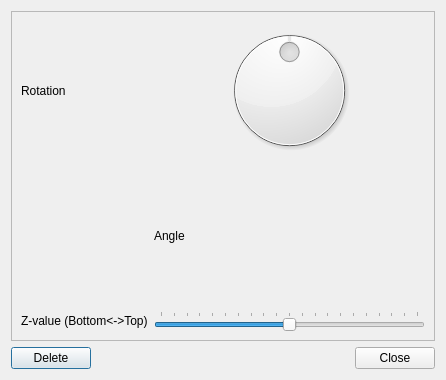
<?xml version="1.0" encoding="UTF-8"?>
<ui version="4.0">
 <class>EditItemDialog</class>
 <widget class="QDialog" name="EditItemDialog">
  <property name="geometry">
   <rect>
    <x>0</x>
    <y>0</y>
    <width>446</width>
    <height>380</height>
   </rect>
  </property>
  <property name="windowTitle">
   <string>Dialog</string>
  </property>
  <layout class="QVBoxLayout" name="verticalLayout_2">
   <item>
    <widget class="QScrollArea" name="scrollArea">
     <property name="widgetResizable">
      <bool>true</bool>
     </property>
     <widget class="QWidget" name="scrollAreaWidgetContents">
      <property name="geometry">
       <rect>
        <x>0</x>
        <y>0</y>
        <width>426</width>
        <height>325</height>
       </rect>
      </property>
      <layout class="QVBoxLayout" name="verticalLayout">
       <item>
        <layout class="QGridLayout" name="itemPropertiesGrid">
         <item row="0" column="0">
          <widget class="QLabel" name="label">
           <property name="text">
            <string>Rotation</string>
           </property>
          </widget>
         </item>
         <item row="0" column="1">
          <widget class="QDial" name="rotationDial">
           <property name="minimum">
            <number>-180</number>
           </property>
           <property name="maximum">
            <number>180</number>
           </property>
          </widget>
         </item>
         <item row="1" column="1">
          <widget class="QLabel" name="label_2">
           <property name="text">
            <string>Angle</string>
           </property>
          </widget>
         </item>
         <item row="2" column="0">
          <widget class="QLabel" name="label_3">
           <property name="text">
            <string>Z-value (Bottom&lt;-&gt;Top)</string>
           </property>
          </widget>
         </item>
         <item row="2" column="1">
          <widget class="QSlider" name="zSlider">
           <property name="minimum">
            <number>-10</number>
           </property>
           <property name="maximum">
            <number>10</number>
           </property>
           <property name="orientation">
            <enum>Qt::Horizontal</enum>
           </property>
           <property name="tickPosition">
            <enum>QSlider::TicksAbove</enum>
           </property>
          </widget>
         </item>
        </layout>
       </item>
      </layout>
     </widget>
    </widget>
   </item>
   <item>
    <layout class="QHBoxLayout" name="horizontalLayout">
     <item>
      <widget class="QPushButton" name="deleteButton">
       <property name="text">
        <string>Delete</string>
       </property>
      </widget>
     </item>
     <item>
      <spacer name="horizontalSpacer">
       <property name="orientation">
        <enum>Qt::Horizontal</enum>
       </property>
       <property name="sizeHint" stdset="0">
        <size>
         <width>40</width>
         <height>20</height>
        </size>
       </property>
      </spacer>
     </item>
     <item>
      <widget class="QDialogButtonBox" name="buttonBox">
       <property name="orientation">
        <enum>Qt::Horizontal</enum>
       </property>
       <property name="standardButtons">
        <set>QDialogButtonBox::Close</set>
       </property>
      </widget>
     </item>
    </layout>
   </item>
  </layout>
 </widget>
 <resources/>
 <connections>
  <connection>
   <sender>rotationDial</sender>
   <signal>valueChanged(int)</signal>
   <receiver>label_2</receiver>
   <slot>setNum(int)</slot>
   <hints>
    <hint type="sourcelabel">
     <x>335</x>
     <y>93</y>
    </hint>
    <hint type="destinationlabel">
     <x>287</x>
     <y>172</y>
    </hint>
   </hints>
  </connection>
  <connection>
   <sender>buttonBox</sender>
   <signal>rejected()</signal>
   <receiver>EditItemDialog</receiver>
   <slot>reject()</slot>
   <hints>
    <hint type="sourcelabel">
     <x>316</x>
     <y>260</y>
    </hint>
    <hint type="destinationlabel">
     <x>286</x>
     <y>274</y>
    </hint>
   </hints>
  </connection>
  <connection>
   <sender>buttonBox</sender>
   <signal>accepted()</signal>
   <receiver>EditItemDialog</receiver>
   <slot>accept()</slot>
   <hints>
    <hint type="sourcelabel">
     <x>248</x>
     <y>254</y>
    </hint>
    <hint type="destinationlabel">
     <x>157</x>
     <y>274</y>
    </hint>
   </hints>
  </connection>
 </connections>
</ui>
